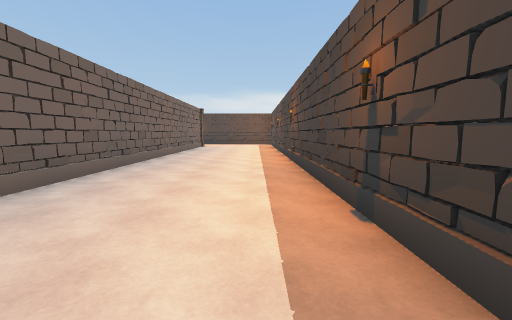
View 1 (above)

24 first-person views from a walk through a scene from a Unity 3-D project. The camera is 1.4 m above the floor, tilts 6° down and sees 90° across. The floor is counted in squares, 2 m on a side. Each view is taken from the middle of a square. On the plan, view 1 faces up. The plan holds only what a view shows up to about 9 squares ahead; the rest is blank. The place goes on beyond the plan. The player is left out. Some animated figures are not drawn. Some surface patterns are stand-ins.

View 2
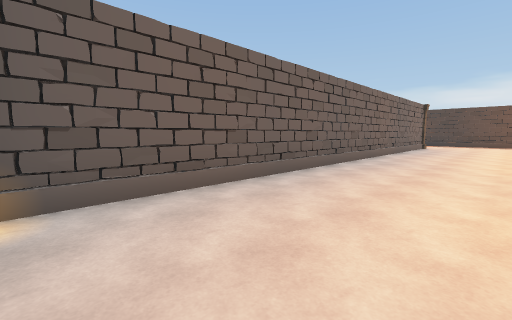

View 3
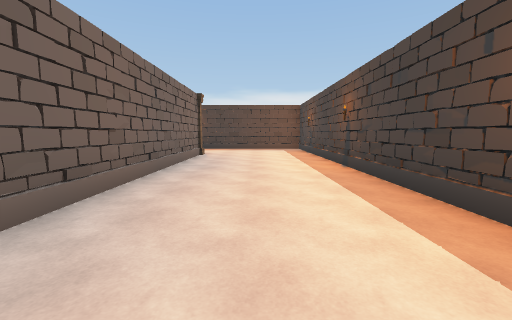

View 4
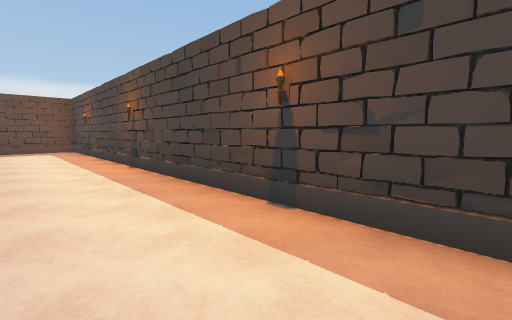

View 5
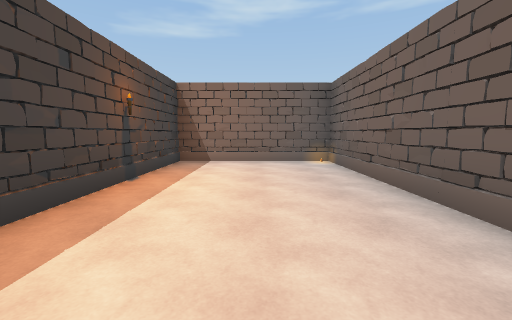

View 6
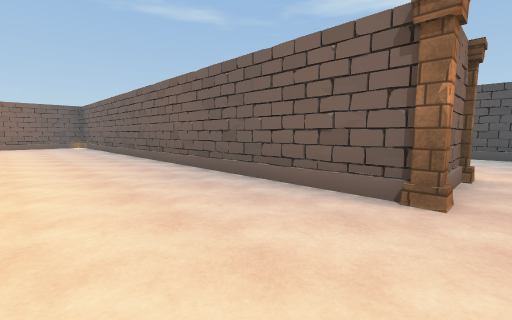

View 7
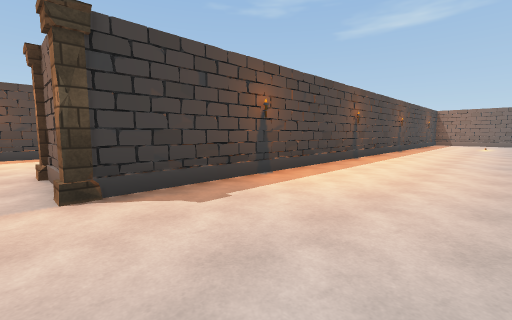

View 8
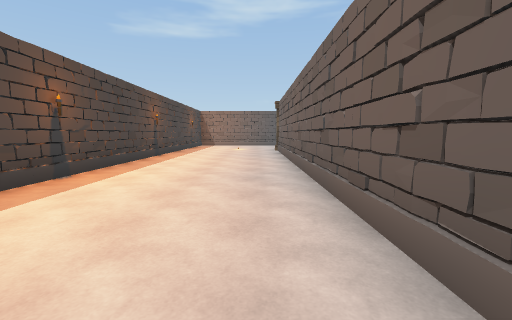

View 9
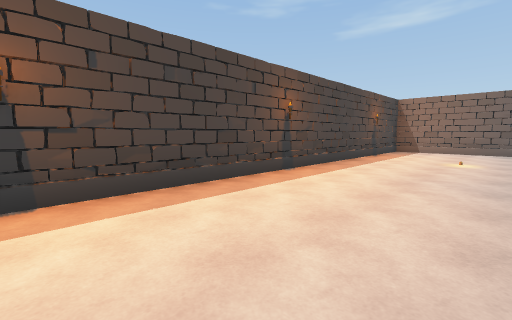

View 10
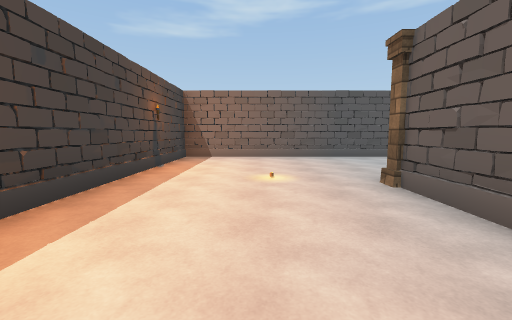

View 11
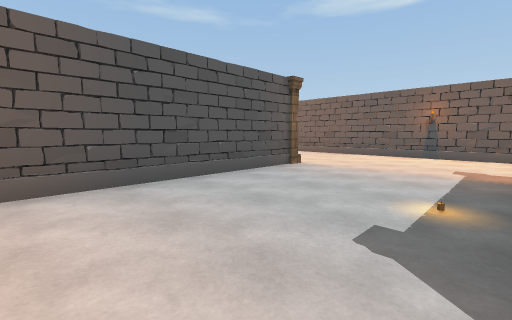

View 12
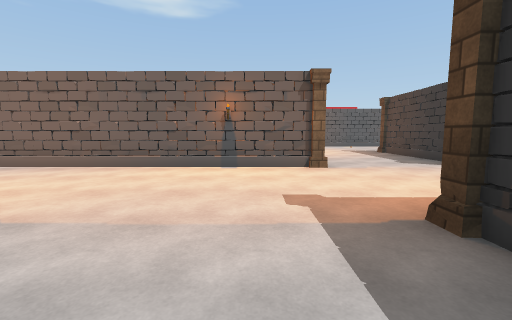

View 13
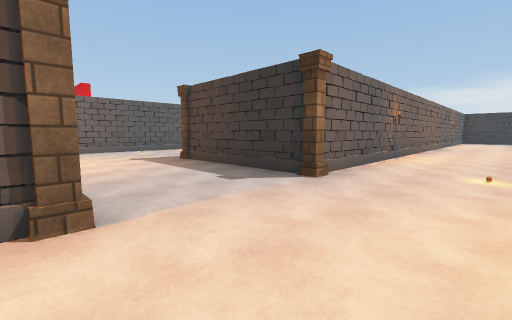

View 14
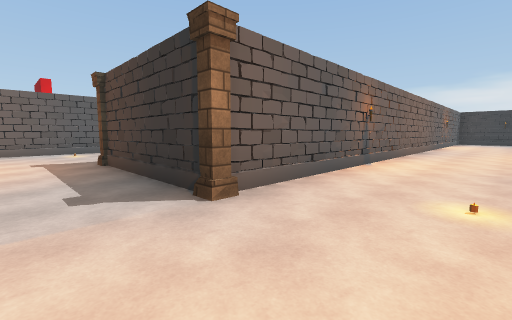

View 15
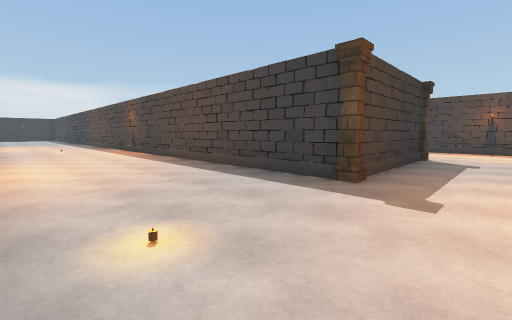

View 16
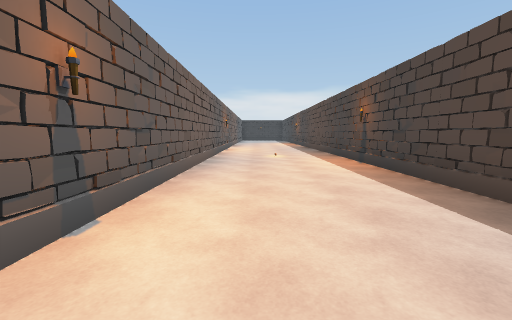

View 17
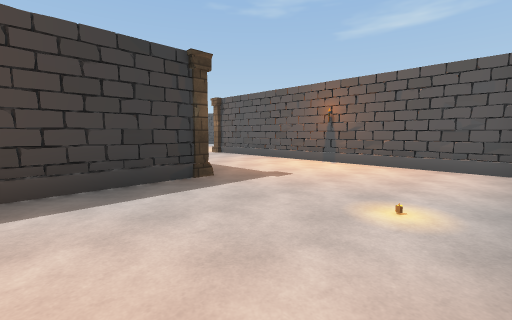

View 18
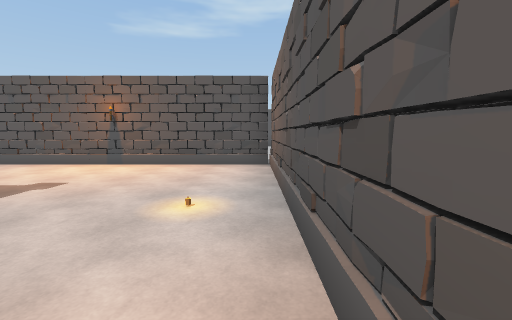

View 19
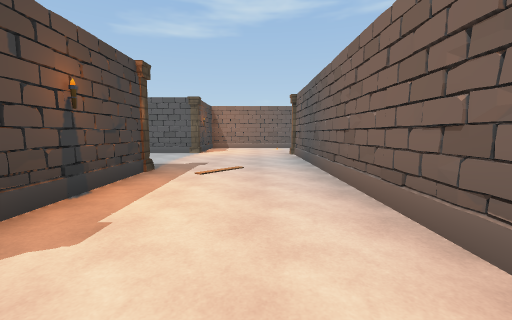

View 20
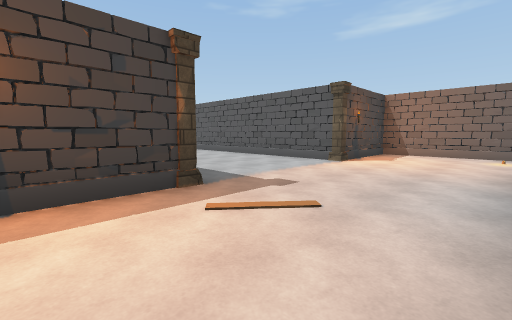

View 21
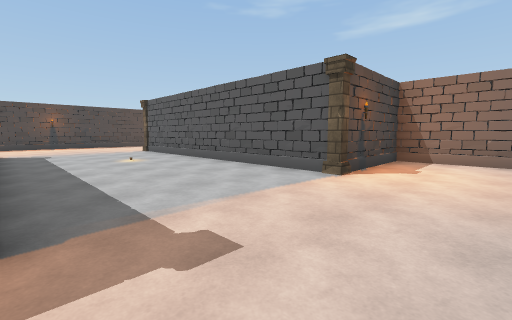

View 22
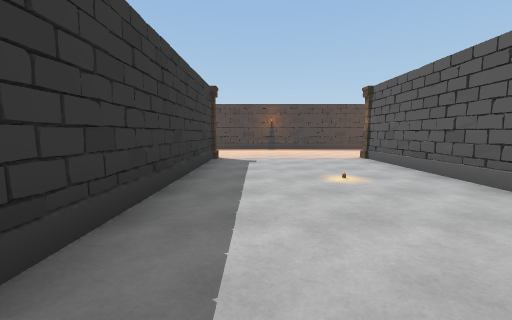

View 23
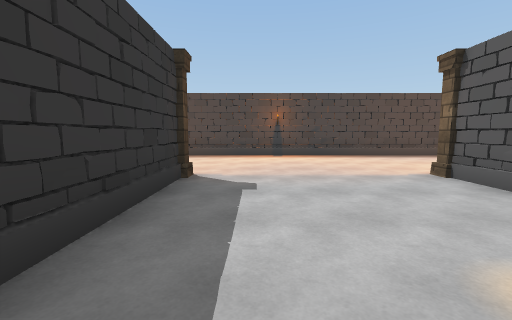

View 24
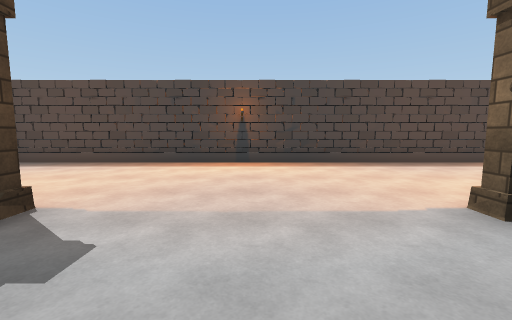

### Floor plan
Points are (right, up) in squares from view 1. A wall is a line through its corners. A room is listed if a view was taken in it or the views show most of it. See-through windows are left out.
Room 1 (views 1, 2, 3, 4, 5, 6)
walls: (-2.9, 13.5) (-2.9, -0.5) (1, -0.5) (1, 14.5)
ways out: opening at (-4, 14) to room 2
objects: column (-3, 13)
Room 2 (views 7, 8, 9, 10, 11, 12, 13, 14, 15, 16, 17, 18, 19, 20, 21, 22, 23, 24)
walls: (-12.5, -3.6) (-4.9, -3.6) (-4.9, 12.6); (-16.3, 0.2) (-16.3, -11.5); (-12.9, -7.5) (-12.9, -4.9); (-12.9, 1.9) (-12.9, 3.8); (-17.9, 3.9) (-18, 3.4); (-12.6, -12.1) (-5.5, -12.1); (-5.5, -7.8) (-10.9, -7.8); (-20.4, 4.4) (-20.4, 14.5); (-16.1, -15.1) (-12.9, -15.1) (-12.9, -12.4); (-24.4, 5.8) (-24.4, 0.3) (-16.9, 0.3); (-8.9, 10.2) (-8.9, 1.5); (-16.3, 12.5) (-16.3, 3.7) (-19.6, 3.7); (-8.9, 14.1) (-8.9, 13.2); (-0.8, -15.6) (-0.8, -4.2); (-4.5, 13.5) (-3.5, 13.5); (-24.4, 14.5) (-24.4, 7.3)
ways out: opening at (-4, 14) to room 1
objects: column (-20, 4); column (-16, -12); column (-16, 0); column (-16, 4); column (-13, -12); column (-13, -8); column (-13, -4); column (-13, 1); column (-9, 1); column (-5, -12); column (-5, -8); column (-5, 13)

Where each view was taken, in squares from view 1:
view 1: 0 up, 0 right, facing up
view 2: 0 up, 0 right, facing up-left
view 3: 5 up, 1 left, facing up
view 4: 5 up, 1 left, facing up-right
view 5: 6 up, 1 left, facing down
view 6: 14 up, 0 right, facing down-left
view 7: 14 up, 8 left, facing down-right
view 8: 11 up, 8 left, facing down
view 9: 7 up, 8 left, facing down-right
view 10: 4 up, 7 left, facing down
view 11: 0 up, 8 left, facing down-left
view 12: 1 down, 11 left, facing left
view 13: 0 up, 14 left, facing up-left
view 14: 2 up, 14 left, facing up-left
view 15: 2 up, 24 left, facing up-right
view 16: 6 up, 23 left, facing up
view 17: 6 up, 24 left, facing down-right
view 18: 6 up, 24 left, facing down
view 19: 3 down, 15 left, facing down
view 20: 6 down, 16 left, facing down-right
view 21: 8 down, 15 left, facing down-right
view 22: 9 down, 12 left, facing right
view 23: 9 down, 9 left, facing right
view 24: 10 down, 7 left, facing right
